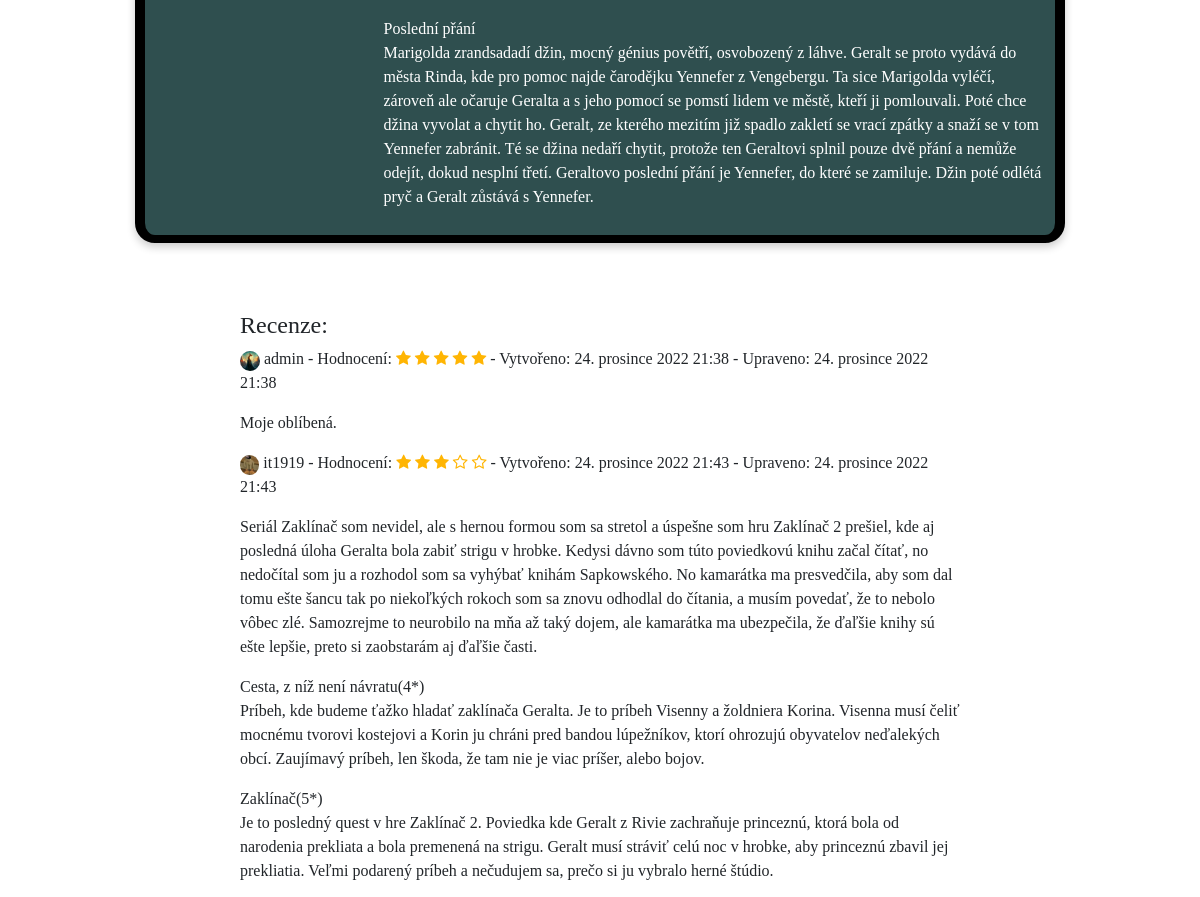
Page /DatabaseApps/booklist/6/ (middle part) on the earlier database version.
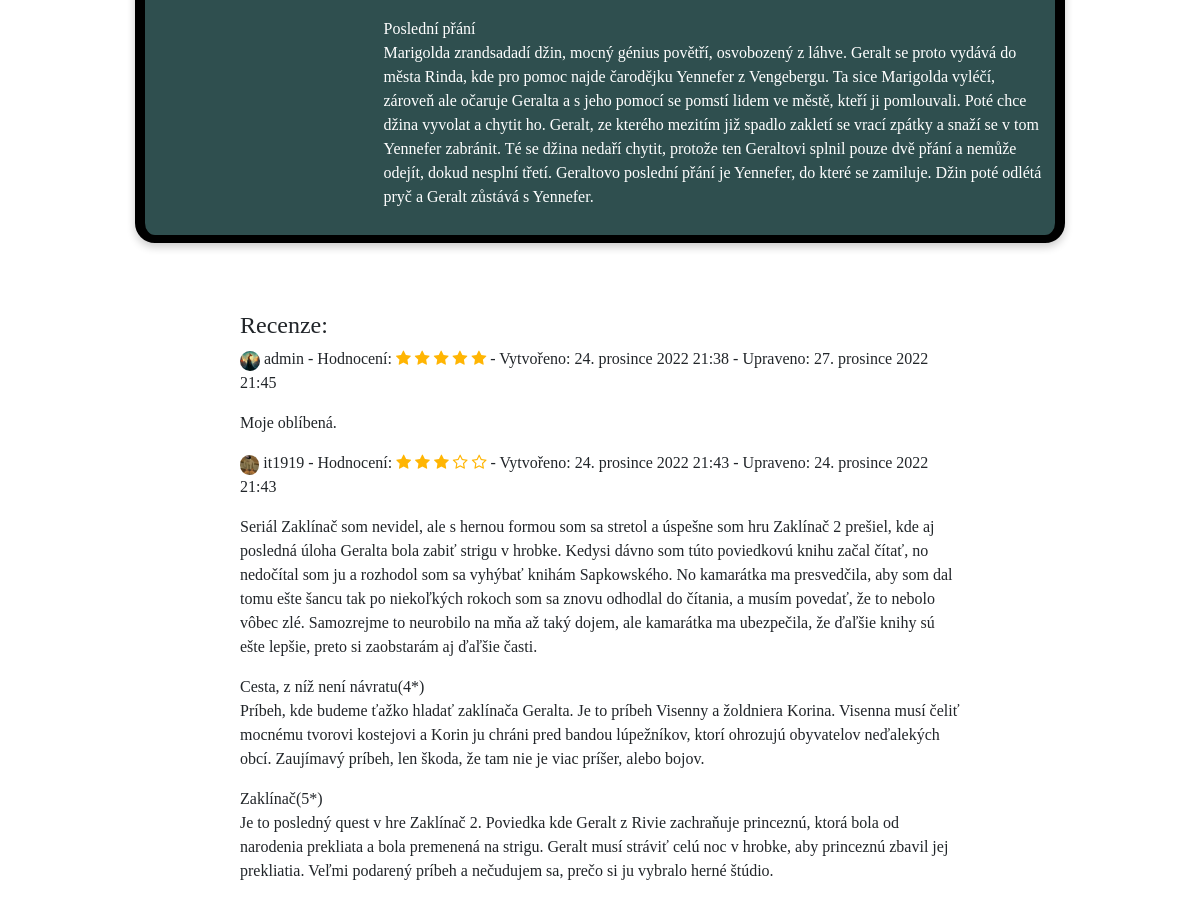
Same page on the later database version.
### DatabaseApps/models.py (models this page shows, shortened)
class Review(models.Model):
    book = models.ForeignKey(Book, on_delete=models.CASCADE, null=True)
    user = models.ForeignKey(Profile, on_delete=models.CASCADE, null=True)
    text = models.TextField(blank=True)
    rate = models.FloatField(default=0, validators=[MinValueValidator(0), MaxValueValidator(5)], blank=True,
                             null=True, help_text="Enter between 1 - 5")
    status = models.BooleanField(default=True)
    ip = models.CharField(max_length=40,null=True)
    created_date = models.DateTimeField(auto_now_add=True, null=True)
    updated_date = models.DateTimeField(auto_now=True, null=True)

### DatabaseAccounts/models.py (models this page shows)
class Profile(AbstractBaseUser, PermissionsMixin):
    email = models.EmailField(_('email address'), unique=True)
    username = models.CharField(max_length=150, unique=True)
    first_name = models.CharField(max_length=150, blank=True)
    last_name = models.CharField(max_length=150, blank=True)
    age = models.IntegerField(null=True, blank=True)
    phone_regex = RegexValidator(regex=r'^\+?1?\d{9}$')
    phone_number = models.CharField(validators=[phone_regex], max_length=9, blank=True, null=True)
    city = models.CharField(max_length=250, blank=True, null=True)
    street = models.CharField(max_length=250, blank=True, null=True)
    PCS_regex = RegexValidator(regex=r'^\+?1?\d{5}$')
    PCS = models.CharField(validators=[PCS_regex],max_length=5, blank=True, null=True)
    image = models.ImageField(upload_to=profile_images, blank=True, null=True)
    about = models.TextField(_('about'), max_length=1000, blank=True, null=True)
    is_staff = models.BooleanField(default=False)
    is_active = models.BooleanField(default=True)
    object = CustomAccountManager()
    USERNAME_FIELD = 'email'
    REQUIRED_FIELDS = ['username','first_name','last_name']
    def __str__(self):
        return self.username

### DatabaseApps/views.py (the view)
# urls.py: path('booklist/<int:pk>/', views.BookDetailView.as_view(), name='bookdetail'),
class BookDetailView(DetailView):
    model = Book
    context_object_name = 'books_detail'
    template_name = 'page/detailBook.html'
    def get_queryset(self):
        if 'genre_name' in self.kwargs:
            return Book.objects.filter(genre__name=self.kwargs['genre_name']).all()
        else:
            return Book.objects.all()
    def get_context_data(self, **kwargs):
        context = super().get_context_data(**kwargs)
        context['review5'] = Review.objects.all().filter(book__id=self.kwargs['pk'], status=True)
        context['aggregates'] = Review.objects.all().filter(book__id=self.kwargs['pk']).aggregate(Avg('rate'))
        if 'genre_name' in self.kwargs:
            context['view_title'] = f"ŽÁNR: {self.kwargs['genre_name']}"
            context['view_head'] = f"ŽÁNR KNIH: {self.kwargs['genre_name']}"
        else:
            context['view_title'] = 'KNIHY'
            context['view_head'] = 'SEZNAM KNIH'
        return context

### DatabaseApps/templates/page/detailBook.html (shortened to what this page needs)
{% extends "base2.html" %}
{% load static %}
{% block content %}
    <div class="container-xl containerTextDetail">
        <div class="row">
            <div class="col-1"></div>
            <div class="col-10 containerDetail">
                    <div class="row">
                        <div class="col-3">
                            </div>
                        <div class="col-xl-9">
                            <div class="card-text">
                                <p class="text-break">{{ books_detail.plot|linebreaks }}</p>
                            </div>
                        </div>
                    </div>
            </div>
            <div class="col-1"></div>
        </div>
        <div class="row">
            <div class="col-2"></div>
            <div class="col-8">
                <div class="reviewDetail">
                        <ul class="messagesMid">
                        </ul>
                    <div>
                        <h4>Recenze: </h4>
                        {% for review in review5%}
                            {% if review.user.image %}
                                <img style="max-height: 20px; max-width: 20px; border-radius: 20px" src="{{ review.user.image.url }}">
                            {% else %}
                                <img style="max-height: 20px; max-width: 20px; border-radius: 20px" src="{% static '../static/img/default-avatar.png' %}">
                            {% endif %}
                            {{ review.user }} - Hodnocení: <i style="color: #ffb503" class="fa fa-star{% if review.rate < 0.5%}-o empty{% elif review.rate >= 0.5 and review.rate < 1 %}-half-o empty{% endif %}" aria-hidden="true"></i>
                <i style="color: #ffb503" class="fa fa-star{% if review.rate < 1.5%}-o empty{% elif review.rate >= 1.5 and review.rate < 2 %}-half-o empty{% endif %}" aria-hidden="true"></i>
                <i style="color: #ffb503" class="fa fa-star{% if review.rate < 2.5%}-o empty{% elif review.rate >= 2.5 and review.rate < 3 %}-half-o empty{% endif %}" aria-hidden="true"></i>
                <i style="color: #ffb503" class="fa fa-star{% if review.rate < 3.5%}-o empty{% elif review.rate >= 3.5 and review.rate < 4 %}-half-o empty{% endif %}" aria-hidden="true"></i>
                <i style="color: #ffb503" class="fa fa-star{% if review.rate < 4.5%}-o empty{% elif review.rate >= 4.5 and review.rate < 5 %}-half-o empty{% endif %}" aria-hidden="true"></i> - Vytvořeno: {{ review.created_date }} - Upraveno: {{ review.updated_date }}
                            <p>{{ review.text|linebreaks }}</p>
                        {% endfor %}
                    </div>
                </div>
            </div>
            <div class="col-2"></div>
        </div>
    </div>
{% endblock %}

Differences in the rows shown:
changed Review "Moje oblíbená.": updated_date "24. prosince 2022 21:38" → "27. prosince 2022 21:45"
